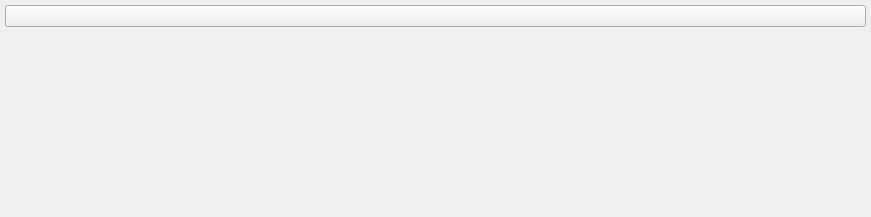
<?xml version="1.0" encoding="UTF-8"?>
<ui version="4.0">
 <class>DataPlotWidget</class>
 <widget class="QWidget" name="DataPlotWidget">
  <property name="geometry">
   <rect>
    <x>0</x>
    <y>0</y>
    <width>871</width>
    <height>217</height>
   </rect>
  </property>
  <property name="acceptDrops">
   <bool>true</bool>
  </property>
  <property name="windowTitle">
   <string>Plot</string>
  </property>
  <layout class="QHBoxLayout" name="horizontalLayout">
   <property name="spacing">
    <number>0</number>
   </property>
   <property name="leftMargin">
    <number>0</number>
   </property>
   <property name="topMargin">
    <number>0</number>
   </property>
   <property name="rightMargin">
    <number>0</number>
   </property>
   <property name="bottomMargin">
    <number>0</number>
   </property>
   <item>
    <layout class="QHBoxLayout" name="dataPlotControls" stretch="20,0">
     <property name="spacing">
      <number>0</number>
     </property>
     <property name="leftMargin">
      <number>5</number>
     </property>
     <property name="topMargin">
      <number>5</number>
     </property>
     <property name="rightMargin">
      <number>5</number>
     </property>
     <property name="bottomMargin">
      <number>5</number>
     </property>
     <item>
      <layout class="QHBoxLayout" name="data_plot_layout">
       <property name="spacing">
        <number>0</number>
       </property>
      </layout>
     </item>
     <item>
      <layout class="QVBoxLayout" name="verticalLayout">
       <item>
        <widget class="QPushButton" name="clear_button">
         <property name="sizePolicy">
          <sizepolicy hsizetype="Preferred" vsizetype="Preferred">
           <horstretch>0</horstretch>
           <verstretch>0</verstretch>
          </sizepolicy>
         </property>
         <property name="toolTip">
          <string>clear plot</string>
         </property>
         <property name="iconSize">
          <size>
           <width>16</width>
           <height>16</height>
          </size>
         </property>
        </widget>
       </item>
       <item>
        <spacer name="verticalSpacer">
         <property name="orientation">
          <enum>Qt::Vertical</enum>
         </property>
         <property name="sizeHint" stdset="0">
          <size>
           <width>20</width>
           <height>40</height>
          </size>
         </property>
        </spacer>
       </item>
      </layout>
     </item>
    </layout>
   </item>
  </layout>
 </widget>
 <resources/>
 <connections/>
</ui>
